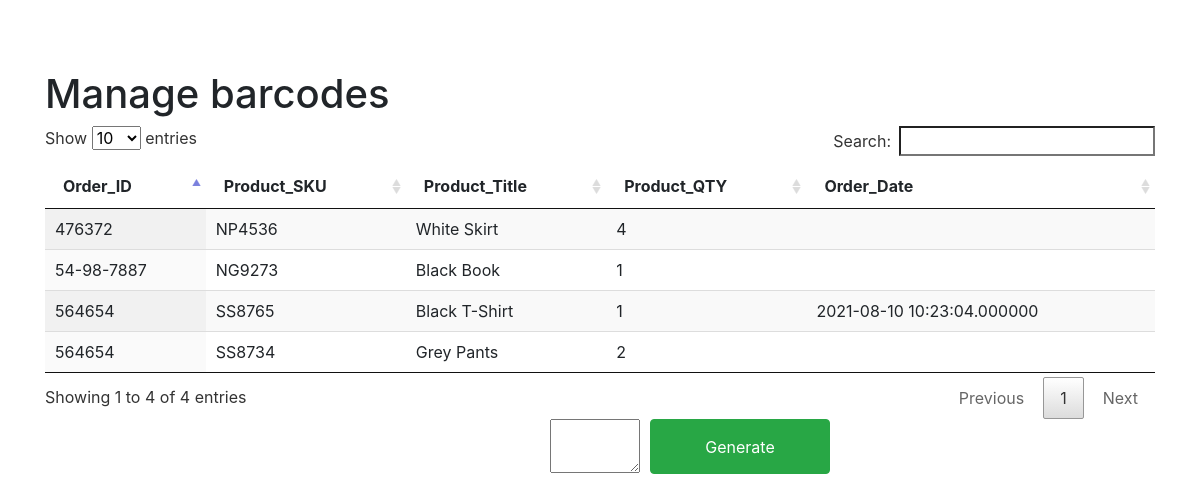
The page / on the database its author committed.
### tables this page shows
CREATE TABLE `product`  (
  `id` int(11) NOT NULL AUTO_INCREMENT,
  `order_id` varchar(255) NULL DEFAULT NULL,
  `product_sku` varchar(255) NULL DEFAULT NULL,
  `product_title` varchar(255) NULL DEFAULT NULL,
  `product_qty` varchar(255) NULL DEFAULT NULL,
  `order_date` datetime(6) NULL DEFAULT NULL,
  PRIMARY KEY (`id`) USING BTREE
);

### application/controllers/Welcome.php (called while the page is built, shortened)
<?php
class Welcome extends CI_Controller {
	function __construct(){
        $this->load->helper('url');
      	$this->load->model('UserProduct');
    }
	public function index()
	{
        $data=$this->UserProduct->get();
        $data["products"]=$data;
		$this->load->view('welcome_message', $data);
	}
}

### index.php (called while the page is built, shortened)
<?php
require_once BASEPATH.'core/CodeIgniter.php';

### application/models/UserProduct.php (called while the page is built, shortened)
<?php
class UserProduct extends CI_Model {
	public function get(){
		$this->db->from('product');
		$result=$this->db->get()->result();
		return $result;
	}
}

### application/views/welcome_message.php (the view, shortened to what this page needs)
<!DOCTYPE html>
<html>
<head>
	<link rel="stylesheet" type="text/css" href="assets/css/jquery.dataTables.css">
	<link rel="stylesheet" href="https://maxcdn.bootstrapcdn.com/bootstrap/4.5.2/css/bootstrap.min.css">
</head>
<body class="dt-example">
	<div class="container">
		<section style="margin-top:70px">
			<h1 class="demo-html">Manage barcodes</h1>
			<table id="example" class="display" style="width:100%">
				<thead>
					<tr>
						<th>Order_ID</th>
						<th>Product_SKU</th>
						<th>Product_Title</th>
						<th>Product_QTY</th>
						<th>Order_Date</th>
					</tr>
				</thead>
				<tbody>
						<?php foreach ($products as $tabledata) { ?>
					<tr>
						<td><?= $tabledata->order_id?></td>
						<td><?= $tabledata->product_sku?></td>
						<td><?= $tabledata->product_title?></td>
						<td><?= $tabledata->product_qty?></td>
						<td><?= $tabledata->order_date?></td>
					</tr>
					<?php } ?>
				</tbody>
			</table>
		</section>
	</div>
			<div style="max-width: 100px; margin: auto;">
				<div style="display: flex;">
					<div>
					  <textarea id="get_orderID" rows="2" id="comment" style="display:inline;font-size: 16px;width: 90px"></textarea>
					</div>
					<div>
					   <button id="generate_btn" type="button" class="col-md-6 btn btn-success" style="font-size: 16px;max-width: 180px;width: 300px; height:55px;margin-left: 10px">Generate
					   </button>
					    </div>
				</div>
			</div>
</body>
</html>

### rows shown on the page
product: order "564654", product_sku "SS8765", product_title "Black T-Shirt", product_qty "1", order_date "2021-08-10 10:23:04.000000"
product: order "564654", product_sku "SS8734", product_title "Grey Pants", product_qty "2"
product: order "54-98-7887", product_sku "NG9273", product_title "Black Book", product_qty "1"
product: order "476372", product_sku "NP4536", product_title "White Skirt", product_qty "4"
